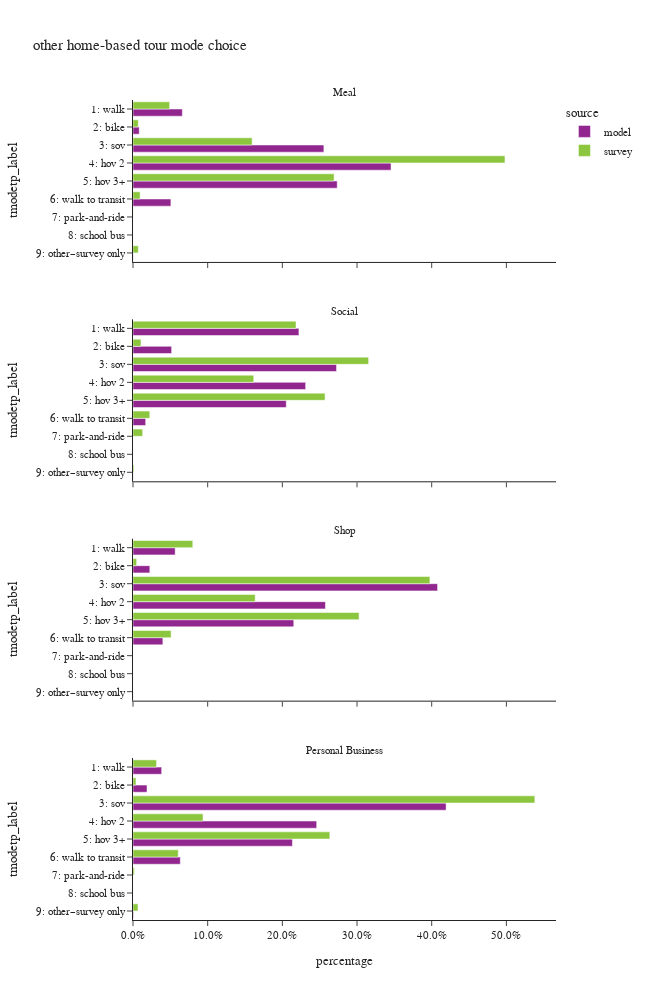

The code cell stored with this chart in its notebook:
### Code cell
df_plot = hb_tour.groupby(['source','pdpurp_label','tmodetp_label'])['toexpfac'].sum().reset_index()
df_plot['percentage'] = df_plot.groupby(['source','pdpurp_label'], group_keys=False)['toexpfac']. \
    apply(lambda x: x / float(x.sum()))

df_plot_ct = hb_tour.groupby(['source','pdpurp_label','tmodetp_label'])['toexpfac'].count().reset_index(). \
    rename(columns={'toexpfac':'sample count'})
df_plot = df_plot.merge(df_plot_ct, on=['source','pdpurp_label','tmodetp_label'])

fig = px.bar(df_plot.sort_values(['tmodetp_label']),
             x="percentage", y="tmodetp_label", color="source",barmode="group",
             facet_col='pdpurp_label', facet_col_wrap=1, orientation='h',
             hover_data=['sample count'],
             category_orders={"tmodetp_label":["1: walk","2: bike","3: sov","4: hov 2","5: hov 3+","6: walk to transit",
                                               "7: park-and-ride","8: school bus","9: other–survey only"]},
             title="other home-based tour mode choice")
fig.update_layout(height=1000, width=650)
fig.for_each_annotation(lambda a: a.update(text = a.text.split("=")[-1]))
fig.for_each_xaxis(lambda a: a.update(tickformat = ".1%"))
fig.show()

### Figure 1 — Plotly figure (JSON) as saved in the notebook; plotly's stock layout.template omitted (floating-point values rounded to 4 significant figures)
{"data": [{"alignmentgroup": "True", "customdata": [[15857], [1999], [61331], [82909], [65619], [12177], [63]], "hovertemplate": "source=model<br>pdpurp_label=Meal<br>percentage=%{x}<br>tmodetp_label=%{y}<br>sample count=%{customdata[0]}<extra></extra>", "legendgroup": "model", "marker": {"color": "#91268F", "pattern": {"shape": ""}}, "name": "model", "offsetgroup": "model", "orientation": "h", "showlegend": true, "textposition": "auto", "type": "bar", "x": [0.06608, 0.008331, 0.2556, 0.3455, 0.2735, 0.05075, 0.0002625], "xaxis": "x4", "y": ["1: walk", "2: bike", "3: sov", "4: hov 2", "5: hov 3+", "6: walk to transit", "9: other–survey only"], "yaxis": "y4"}, {"alignmentgroup": "True", "customdata": [[320857], [74673], [393557], [333843], [296353], [24508], [262]], "hovertemplate": "source=model<br>pdpurp_label=Social<br>percentage=%{x}<br>tmodetp_label=%{y}<br>sample count=%{customdata[0]}<extra></extra>", "legendgroup": "model", "marker": {"color": "#91268F", "pattern": {"shape": ""}}, "name": "model", "offsetgroup": "model", "orientation": "h", "showlegend": false, "textposition": "auto", "type": "bar", "x": [0.2222, 0.05171, 0.2725, 0.2312, 0.2052, 0.01697, 0.0001814], "xaxis": "x3", "y": ["1: walk", "2: bike", "3: sov", "4: hov 2", "5: hov 3+", "6: walk to transit", "9: other–survey only"], "yaxis": "y3"}, {"alignmentgroup": "True", "customdata": [[46171], [18410], [333469], [210695], [176024], [32697], [125]], "hovertemplate": "source=model<br>pdpurp_label=Shop<br>percentage=%{x}<br>tmodetp_label=%{y}<br>sample count=%{customdata[0]}<extra></extra>", "legendgroup": "model", "marker": {"color": "#91268F", "pattern": {"shape": ""}}, "name": "model", "offsetgroup": "model", "orientation": "h", "showlegend": false, "textposition": "auto", "type": "bar", "x": [0.05647, 0.02252, 0.4079, 0.2577, 0.2153, 0.03999, 0.0001529], "xaxis": "x2", "y": ["1: walk", "2: bike", "3: sov", "4: hov 2", "5: hov 3+", "6: walk to transit", "9: other–survey only"], "yaxis": "y2"}, {"alignmentgroup": "True", "customdata": [[29620], [14488], [323361], [189691], [164650], [48863], [564]], "hovertemplate": "source=model<br>pdpurp_label=Personal Business<br>percentage=%{x}<br>tmodetp_label=%{y}<br>sample count=%{customdata[0]}<extra></extra>", "legendgroup": "model", "marker": {"color": "#91268F", "pattern": {"shape": ""}}, "name": "model", "offsetgroup": "model", "orientation": "h", "showlegend": false, "textposition": "auto", "type": "bar", "x": [0.03841, 0.01879, 0.4193, 0.246, 0.2135, 0.06336, 0.0007313], "xaxis": "x", "y": ["1: walk", "2: bike", "3: sov", "4: hov 2", "5: hov 3+", "6: walk to transit", "9: other–survey only"], "yaxis": "y"}, {"alignmentgroup": "True", "customdata": [[201], [22], [200], [204], [87], [43], [3], [3]], "hovertemplate": "source=survey<br>pdpurp_label=Meal<br>percentage=%{x}<br>tmodetp_label=%{y}<br>sample count=%{customdata[0]}<extra></extra>", "legendgroup": "survey", "marker": {"color": "#8CC63E", "pattern": {"shape": ""}}, "name": "survey", "offsetgroup": "survey", "orientation": "h", "showlegend": true, "textposition": "auto", "type": "bar", "x": [0.04908, 0.007109, 0.1595, 0.4981, 0.2693, 0.009527, 0.0002722, 0.007103], "xaxis": "x4", "y": ["1: walk", "2: bike", "3: sov", "4: hov 2", "5: hov 3+", "6: walk to transit", "7: park-and-ride", "9: other–survey only"], "yaxis": "y4"}, {"alignmentgroup": "True", "customdata": [[1055], [86], [827], [501], [343], [112], [15], [13]], "hovertemplate": "source=survey<br>pdpurp_label=Social<br>percentage=%{x}<br>tmodetp_label=%{y}<br>sample count=%{customdata[0]}<extra></extra>", "legendgroup": "survey", "marker": {"color": "#8CC63E", "pattern": {"shape": ""}}, "name": "survey", "offsetgroup": "survey", "orientation": "h", "showlegend": false, "textposition": "auto", "type": "bar", "x": [0.2183, 0.01067, 0.3156, 0.1617, 0.2572, 0.02245, 0.01293, 0.0012], "xaxis": "x3", "y": ["1: walk", "2: bike", "3: sov", "4: hov 2", "5: hov 3+", "6: walk to transit", "7: park-and-ride", "9: other–survey only"], "yaxis": "y3"}, {"alignmentgroup": "True", "customdata": [[293], [15], [570], [302], [118], [74], [2]], "hovertemplate": "source=survey<br>pdpurp_label=Shop<br>percentage=%{x}<br>tmodetp_label=%{y}<br>sample count=%{customdata[0]}<extra></extra>", "legendgroup": "survey", "marker": {"color": "#8CC63E", "pattern": {"shape": ""}}, "name": "survey", "offsetgroup": "survey", "orientation": "h", "showlegend": false, "textposition": "auto", "type": "bar", "x": [0.08005, 0.004907, 0.3976, 0.1636, 0.3027, 0.05103, 5.032e-05], "xaxis": "x2", "y": ["1: walk", "2: bike", "3: sov", "4: hov 2", "5: hov 3+", "6: walk to transit", "8: school bus"], "yaxis": "y2"}, {"alignmentgroup": "True", "customdata": [[75], [6], [353], [160], [52], [78], [5], [9]], "hovertemplate": "source=survey<br>pdpurp_label=Personal Business<br>percentage=%{x}<br>tmodetp_label=%{y}<br>sample count=%{customdata[0]}<extra></extra>", "legendgroup": "survey", "marker": {"color": "#8CC63E", "pattern": {"shape": ""}}, "name": "survey", "offsetgroup": "survey", "orientation": "h", "showlegend": false, "textposition": "auto", "type": "bar", "x": [0.03153, 0.003964, 0.5381, 0.09377, 0.2636, 0.06061, 0.001702, 0.006742], "xaxis": "x", "y": ["1: walk", "2: bike", "3: sov", "4: hov 2", "5: hov 3+", "6: walk to transit", "7: park-and-ride", "9: other–survey only"], "yaxis": "y"}], "layout": {"annotations": [{"font": {}, "showarrow": false, "text": "Personal Business", "x": 0.5, "xanchor": "center", "xref": "paper", "y": 0.1975, "yanchor": "bottom", "yref": "paper"}, {"font": {}, "showarrow": false, "text": "Shop", "x": 0.5, "xanchor": "center", "xref": "paper", "y": 0.465, "yanchor": "bottom", "yref": "paper"}, {"font": {}, "showarrow": false, "text": "Social", "x": 0.5, "xanchor": "center", "xref": "paper", "y": 0.7325, "yanchor": "bottom", "yref": "paper"}, {"font": {}, "showarrow": false, "text": "Meal", "x": 0.5, "xanchor": "center", "xref": "paper", "y": 1.0, "yanchor": "bottom", "yref": "paper"}], "barmode": "group", "height": 1000, "legend": {"title": {"text": "source"}, "tracegroupgap": 0}, "title": {"text": "other home-based tour mode choice"}, "width": 650, "xaxis": {"anchor": "y", "domain": [0.0, 1.0], "tickformat": ".1%", "title": {"text": "percentage"}}, "xaxis2": {"anchor": "y2", "domain": [0.0, 1.0], "matches": "x", "showticklabels": false, "tickformat": ".1%"}, "xaxis3": {"anchor": "y3", "domain": [0.0, 1.0], "matches": "x", "showticklabels": false, "tickformat": ".1%"}, "xaxis4": {"anchor": "y4", "domain": [0.0, 1.0], "matches": "x", "showticklabels": false, "tickformat": ".1%"}, "yaxis": {"anchor": "x", "categoryarray": ["9: other–survey only", "8: school bus", "7: park-and-ride", "6: walk to transit", "5: hov 3+", "4: hov 2", "3: sov", "2: bike", "1: walk"], "categoryorder": "array", "domain": [0.0, 0.1975], "title": {"text": "tmodetp_label"}}, "yaxis2": {"anchor": "x2", "categoryarray": ["9: other–survey only", "8: school bus", "7: park-and-ride", "6: walk to transit", "5: hov 3+", "4: hov 2", "3: sov", "2: bike", "1: walk"], "categoryorder": "array", "domain": [0.2675, 0.465], "matches": "y", "title": {"text": "tmodetp_label"}}, "yaxis3": {"anchor": "x3", "categoryarray": ["9: other–survey only", "8: school bus", "7: park-and-ride", "6: walk to transit", "5: hov 3+", "4: hov 2", "3: sov", "2: bike", "1: walk"], "categoryorder": "array", "domain": [0.535, 0.7325], "matches": "y", "title": {"text": "tmodetp_label"}}, "yaxis4": {"anchor": "x4", "categoryarray": ["9: other–survey only", "8: school bus", "7: park-and-ride", "6: walk to transit", "5: hov 3+", "4: hov 2", "3: sov", "2: bike", "1: walk"], "categoryorder": "array", "domain": [0.8025, 1.0], "matches": "y", "title": {"text": "tmodetp_label"}}}}
